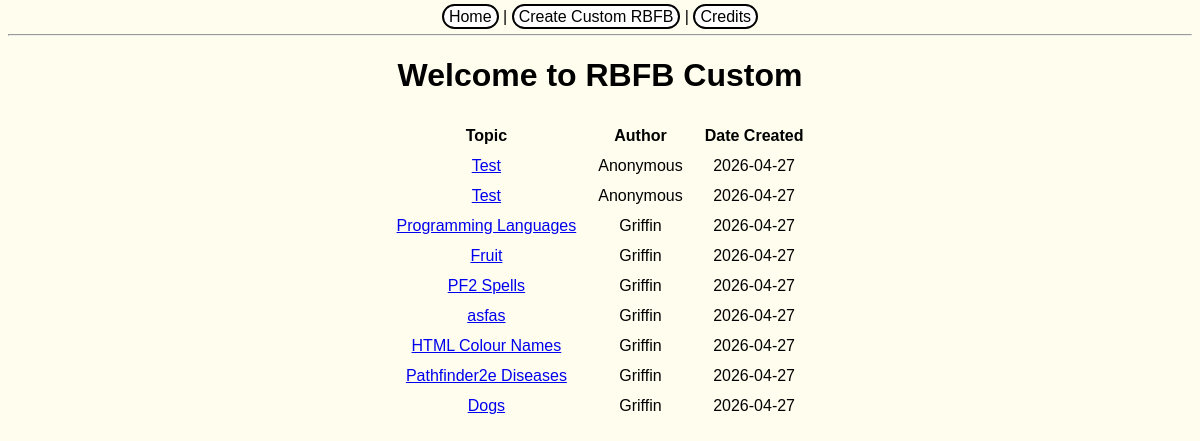
The page /index on the database as committed earlier.
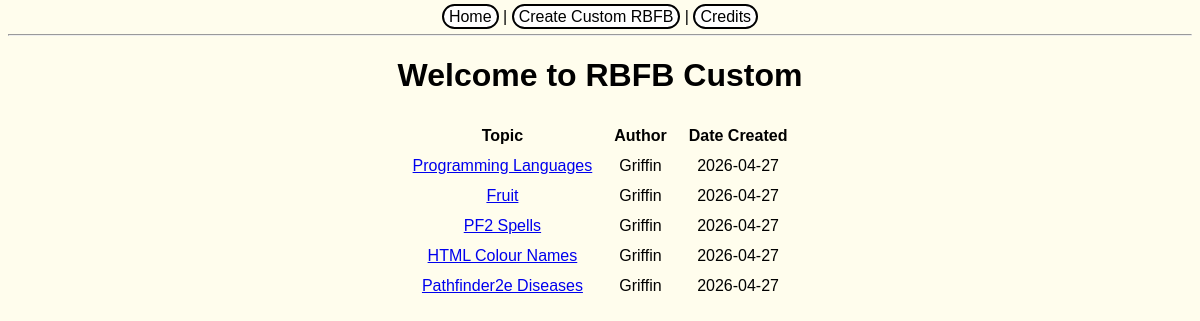
The same page on the database as committed later.
### app/models.py (models this page shows, shortened)
class RBFB(db.Model):
    id: so.Mapped[int] = so.mapped_column(primary_key=True)
    topic: so.Mapped[str] = so.mapped_column(sa.String(64), index=True)
    candidates: so.WriteOnlyMapped["Candidate"] = so.relationship(back_populates="parent")
    urlval: so.Mapped[str] = so.mapped_column(sa.String(8))
    hue: so.Mapped[str] = so.mapped_column(sa.Integer(), nullable=True)
    author: so.Mapped[str] = so.mapped_column(sa.String(64), index=True, default="Anonymous")
    date: so.Mapped[date] = so.mapped_column(sa.Date(), index=True, default=date(2026, 4, 27))

### app/routes.py (the view)
@app.route("/")
@app.route("/index")
def index():
    user_posts = db.session.scalars(sa.select(RBFB))
    return render_template("index.html", title="Home", posts=user_posts)

### app/templates/index.html
{% extends "base.html" %}
{% block content %}
<h1>Welcome to RBFB Custom</h1>
<table id="index-table">
<th>Topic</th>
<th>Author</th>
<th>Date Created</th>
    {% for post in posts|reverse %}
    <tr>
        <td>
            <a href="/view/{{ post.urlval }}">{{ post.topic }}</a>
        </td>
        <td>
            <div>{{ post.author }}</a>
        </td>
        <td>
            <div>{{ post.date }}</a>
        </td>
    </tr>
    {% endfor %}
</table>
{% endblock %}

### app/templates/base.html (shortened to what this page needs)
<!DOCTYPE html>
<html>
<head>
    <link rel="stylesheet" href="{{ url_for('static', filename='styles.css') }}">
</head>
<body>
    <div class="nav">
        <a href="{{ url_for('index') }}">Home</a>
        |
        <a href="{{ url_for('new') }}">Create Custom RBFB</a>
        |
        <a href="{{ url_for('credits') }}">Credits</a>
    </div>
    <hr>
    {% block content %}{% endblock %}
</body>
</html>

### app/static/styles.css (style rules this page uses)
* { font-family: Vremena, Arial, Helvetica, sans-serif; text-align: center; }
body { background-color: #fffded; }
#index-table { margin-left: auto; margin-right: auto; border-spacing: 20px 10px; }
.nav a { text-decoration: none; padding: 2px 5px; background-color: white; border: solid 2px black; border-radius: 32px; color: black; }

Rows that differ between the two databases and show on the page:
removed RBFB: topic "Test", author "Anonymous", date "2026-04-27"
removed RBFB: topic "Test", author "Anonymous", date "2026-04-27"
removed RBFB: topic "asfas", author "Griffin", date "2026-04-27"
removed RBFB: topic "Dogs", author "Griffin", date "2026-04-27"
